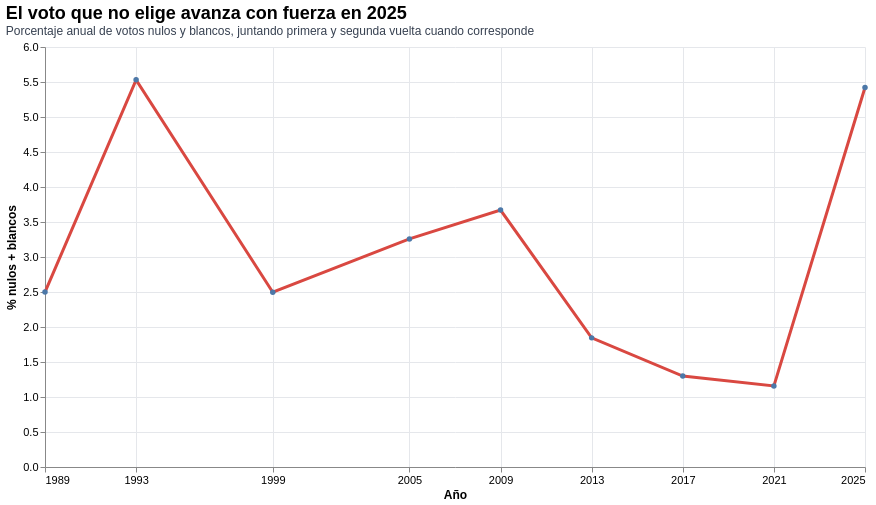

The notebook cell this image was saved under:
### Code cell
grafico_avance_anual = alt.Chart(avance_anual).mark_line(
    point=True,
    strokeWidth=3,
    color="#d94841"
).encode(
    x=alt.X(
        "anio:Q",
        title="Año",
        scale=alt.Scale(domain=[1989, 2025]),
        axis=alt.Axis(
            values=[1989, 1993, 1999, 2005, 2009, 2013, 2017, 2021, 2025],
            format="d",
            labelAngle=0
        )
    ),
    y=alt.Y(
        "pct_nulos_blancos:Q",
        title="% nulos + blancos",
        axis=alt.Axis(format=".1f")
    ),
    tooltip=[
        alt.Tooltip("anio:Q", title="Año", format="d"),
        alt.Tooltip("pct_nulos_blancos:Q", title="% nulos + blancos", format=".2f"),
        alt.Tooltip("nulos_total:Q", title="Nulos", format=","),
        alt.Tooltip("blancos_total:Q", title="Blancos", format=","),
        alt.Tooltip("votos_emitidos:Q", title="Votos emitidos", format=",")
    ]
).properties(
    title={
        "text": "El voto que no elige avanza con fuerza en 2025",
        "subtitle": "Porcentaje anual de votos nulos y blancos, juntando primera y segunda vuelta cuando corresponde",
        "anchor": "start",
        "fontSize": 18,
        "subtitleFontSize": 12,
        "subtitleColor": "#374151"
    },
    width=820,
    height=420
).configure_view(
    strokeWidth=0
).configure_axis(
    gridColor="#e5e7eb",
    labelFontSize=11,
    titleFontSize=12
)

grafico_avance_anual

### Figure 1 — Vega-Lite specification as saved in the notebook (floating-point values rounded to 4 significant figures)
{"config": {"view": {"continuousWidth": 300, "continuousHeight": 300, "strokeWidth": 0}, "axis": {"gridColor": "#e5e7eb", "labelFontSize": 11, "titleFontSize": 12}}, "data": {"name": "data-866e9ab912f79fbd746f6b5ce0920816"}, "mark": {"type": "line", "color": "#d94841", "point": true, "strokeWidth": 3}, "encoding": {"tooltip": [{"field": "anio", "format": "d", "title": "Año", "type": "quantitative"}, {"field": "pct_nulos_blancos", "format": ".2f", "title": "% nulos + blancos", "type": "quantitative"}, {"field": "nulos_total", "format": ",", "title": "Nulos", "type": "quantitative"}, {"field": "blancos_total", "format": ",", "title": "Blancos", "type": "quantitative"}, {"field": "votos_emitidos", "format": ",", "title": "Votos emitidos", "type": "quantitative"}], "x": {"axis": {"format": "d", "labelAngle": 0, "values": [1989, 1993, 1999, 2005, 2009, 2013, 2017, 2021, 2025]}, "field": "anio", "scale": {"domain": [1989, 2025]}, "title": "Año", "type": "quantitative"}, "y": {"axis": {"format": ".1f"}, "field": "pct_nulos_blancos", "title": "% nulos + blancos", "type": "quantitative"}}, "height": 420, "title": {"text": "El voto que no elige avanza con fuerza en 2025", "subtitle": "Porcentaje anual de votos nulos y blancos, juntando primera y segunda vuelta cuando corresponde", "anchor": "start", "fontSize": 18, "subtitleFontSize": 12, "subtitleColor": "#374151"}, "width": 820, "$schema": "https://vega.github.io/schema/vega-lite/v5.20.1.json", "datasets": {"data-866e9ab912f79fbd746f6b5ce0920816": [{"anio": 1989, "nulos_total": 103631, "blancos_total": 75237, "nulos_blancos_total": 178868, "votos_emitidos": 7158727, "pct_nulos": 1.448, "pct_blancos": 1.051, "pct_nulos_blancos": 2.499}, {"anio": 1993, "nulos_total": 271389, "blancos_total": 136950, "nulos_blancos_total": 408339, "votos_emitidos": 7383286, "pct_nulos": 3.676, "pct_blancos": 1.855, "pct_nulos_blancos": 5.531}, {"anio": 1999, "nulos_total": 262816, "blancos_total": 101666, "nulos_blancos_total": 364482, "votos_emitidos": 14598325, "pct_nulos": 1.8, "pct_blancos": 0.6964, "pct_nulos_blancos": 2.497}, {"anio": 2005, "nulos_total": 335457, "blancos_total": 132712, "nulos_blancos_total": 468169, "votos_emitidos": 14369623, "pct_nulos": 2.334, "pct_blancos": 0.9236, "pct_nulos_blancos": 3.258}, {"anio": 2009, "nulos_total": 389910, "blancos_total": 141081, "nulos_blancos_total": 530991, "votos_emitidos": 14467507, "pct_nulos": 2.695, "pct_blancos": 0.9752, "pct_nulos_blancos": 3.67}, {"anio": 2013, "nulos_total": 149851, "blancos_total": 78833, "nulos_blancos_total": 228684, "votos_emitidos": 12396762, "pct_nulos": 1.209, "pct_blancos": 0.6359, "pct_nulos_blancos": 1.845}, {"anio": 2017, "nulos_total": 120944, "blancos_total": 57435, "nulos_blancos_total": 178379, "votos_emitidos": 13736205, "pct_nulos": 0.8805, "pct_blancos": 0.4181, "pct_nulos_blancos": 1.299}, {"anio": 2021, "nulos_total": 124096, "blancos_total": 54465, "nulos_blancos_total": 178561, "votos_emitidos": 15410279, "pct_nulos": 0.8053, "pct_blancos": 0.3534, "pct_nulos_blancos": 1.159}, {"anio": 2025, "nulos_total": 1145219, "blancos_total": 307333, "nulos_blancos_total": 1452552, "votos_emitidos": 26791401, "pct_nulos": 4.275, "pct_blancos": 1.147, "pct_nulos_blancos": 5.422}]}}
